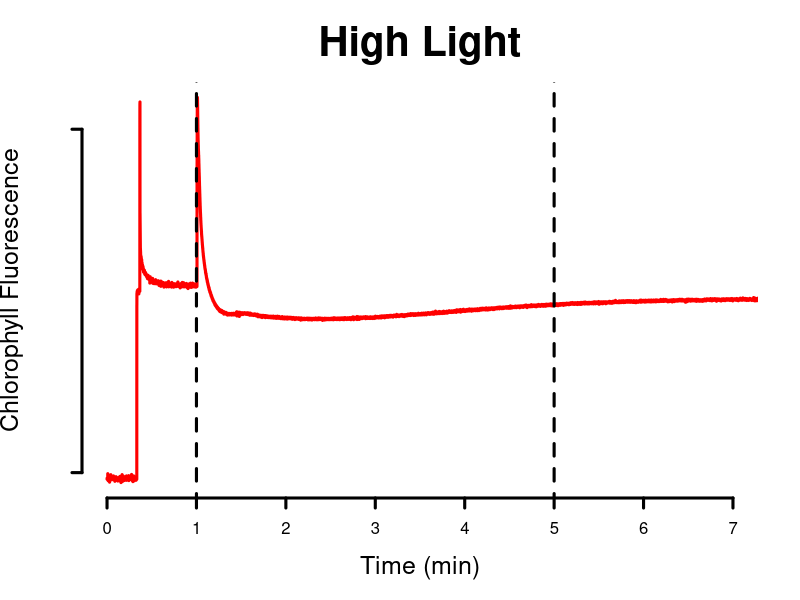
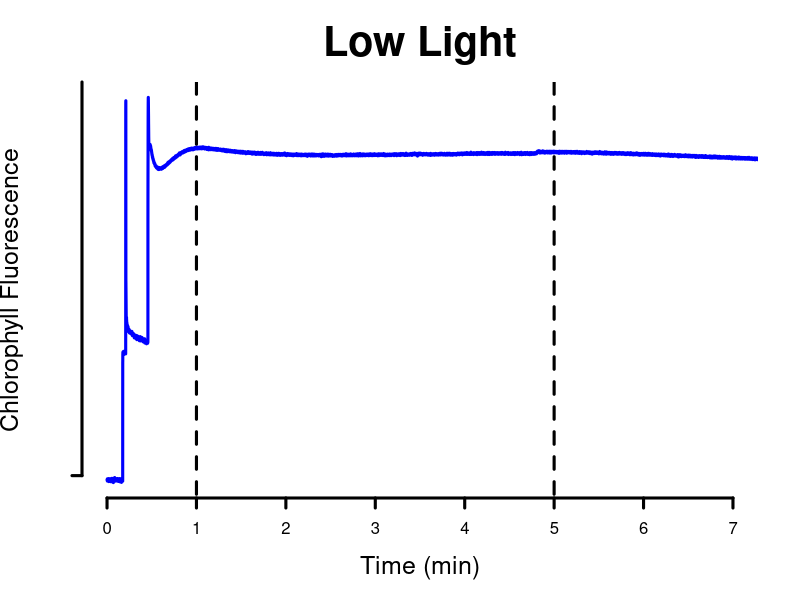
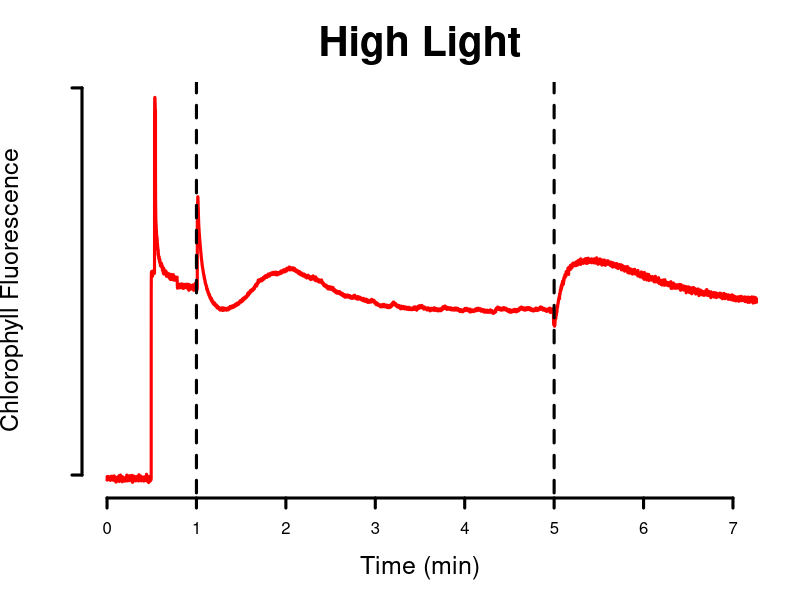
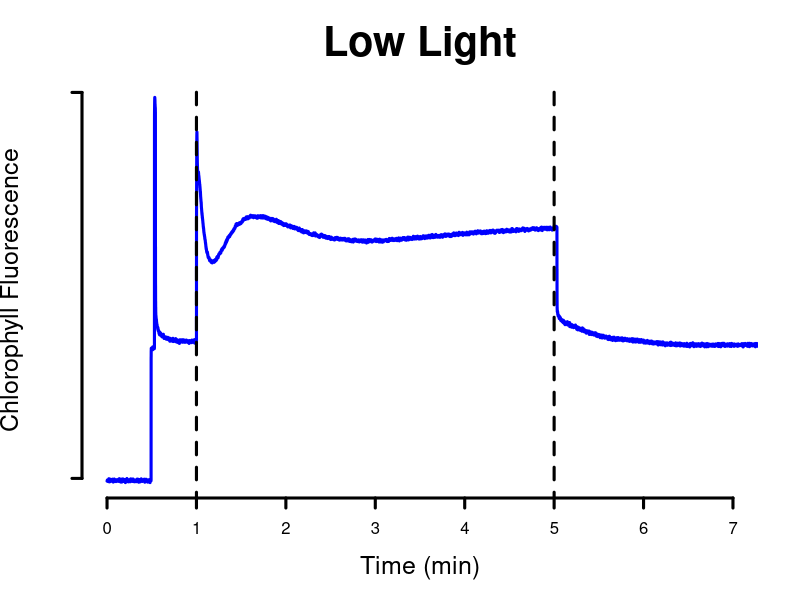

R code for these plots, in order:
##############################
#          PAM DATA          #
##############################

# Chlorophyll fluorescence measured by Pulse-Amplitude-Modulation (PAM) Fluorometry
# for each condition in 

# Replicate 1
hl.1 <- read.table(file="HL_1.tsv",header=F)
colnames(hl.1) <- c("Time","Fluorescence")
head(hl.1)
ll.1 <- read.table(file="LL_1.tsv",header=F)
colnames(ll.1) <- c("Time","Fluorescence")
head(ll.1)

# Replicate 2
hl.2 <- read.table(file="HL_2.tsv",header=F)
colnames(hl.2) <- c("Time","Fluorescence")
head(hl.2)
ll.2 <- read.table(file="LL_2_2.csv",header=F)
colnames(ll.2) <- c("Time","Fluorescence")
head(ll.2)


# High light rep 1 representation:
plot(hl.1$Time/60,hl.1$Fluorescence,type="l",lwd=3,col="red",xlim=c(0,420/60),
     axes=F,xlab="Time (min)",ylab="Chlorophyll Fluorescence",
     cex.lab=1.5,main="High Light",cex.main=2.5)

axis(side = 1,lwd=3)
axis(side = 2,labels = c("",""),at = c(0,0.4),lwd=3)
lines(x = c(1,1),y=c(-1,1),lty=2,lwd=3)
lines(x = c(5,5),y=c(-1,1),lty=2,lwd=3)


# Low light rep 1 representation:
plot(ll.1$Time/60,ll.1$Fluorescence,type="l",lwd=3,col="blue",xlim=c(0,420/60),
     axes=F,xlab="Time (min)",ylab="Chlorophyll Fluorescence",
     cex.lab=1.5,main="Low Light",cex.main=2.5)
axis(side = 1,lwd=3)
axis(side = 2,labels = c("",""),at = c(0,0.7),lwd=3)
lines(x = c(1,1),y=c(-1,1),lty=2,lwd=3)
lines(x = c(5,5),y=c(-1,1),lty=2,lwd=3)



# High light rep 2 representation:
png(filename = "pam_high_light.png")
plot(hl.2$Time/60,hl.2$Fluorescence,type="l",lwd=3,col="red",xlim=c(0,420/60),
     axes=F,xlab="Time (min)",ylab="Chlorophyll Fluorescence",
     cex.lab=1.5,main="High Light",cex.main=2.5)

axis(side = 1,lwd=3)
axis(side = 2,labels = c("",""),at = c(0,0.4),lwd=3)
lines(x = c(1,1),y=c(-1,1),lty=2,lwd=3)
lines(x = c(5,5),y=c(-1,1),lty=2,lwd=3)
dev.off()


# Low light rep 2 representation:
png(filename = "pam_low_light.png")
plot(ll.2$Time/60,ll.2$Fluorescence,type="l",lwd=3,col="blue",xlim=c(0,420/60),
     axes=F,xlab="Time (min)",ylab="Chlorophyll Fluorescence",
     cex.lab=1.5,main="Low Light",cex.main=2.5)
axis(side = 1,lwd=3)
axis(side = 2,labels = c("",""),at = c(0,0.7),lwd=3)
lines(x = c(1,1),y=c(-1,1),lty=2,lwd=3)
lines(x = c(5,5),y=c(-1,1),lty=2,lwd=3)
dev.off()


